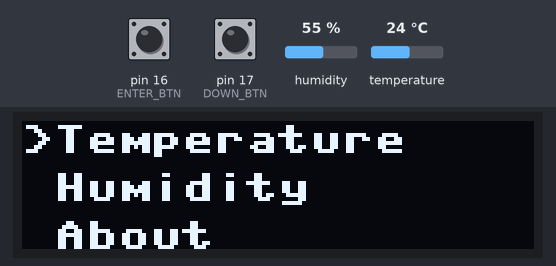
Bench run of a program on a simulated MicroPython board. Parts: 128×32 one-colour display. Inputs (shaded band) come from the test bench; at power-on: pin 17 (DOWN_BTN) LOW, pin 16 (ENTER_BTN) LOW, humidity 55 %, temperature 24 °C. Library files of the repository ran but are not shown: ssd1306.py, aht10.py; what the program prints to the serial console is not drawn.

Above: at 1.2 s.
1.3 s: pin 17 (DOWN_BTN) pulled HIGH for 1 s
At 2.9 s:
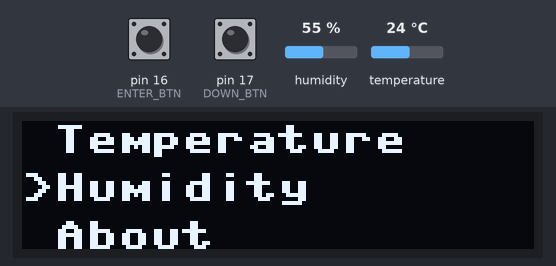
3.8 s: pin 16 (ENTER_BTN) pulled HIGH for 1 s
At 5.2 s:
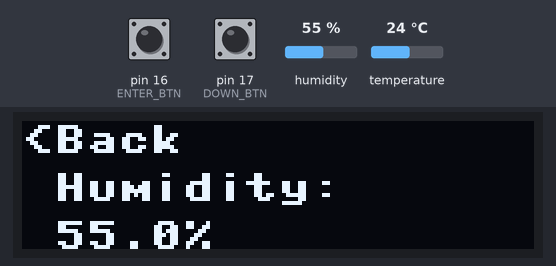
6.3 s: pin 16 (ENTER_BTN) pulled HIGH for 3.2 s
At 6.84 s:
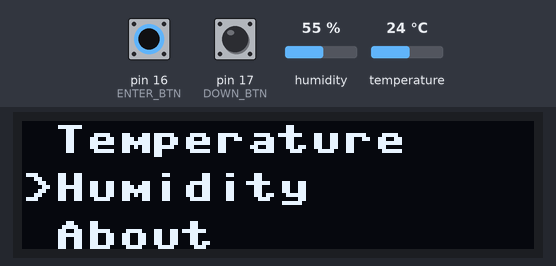
11.0 s: humidity set to 22 %
At 11.7 s:
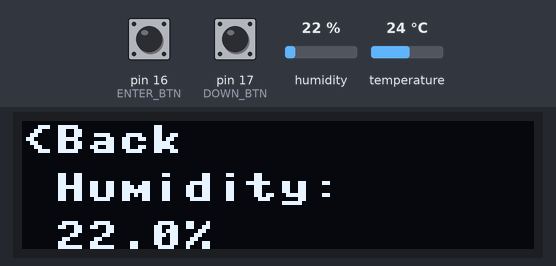
12.7 s: humidity set to 40 %
At 13.7 s:
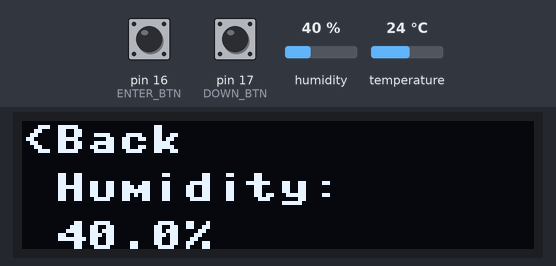
14.5 s: humidity set to 68 %
At 15.8 s:
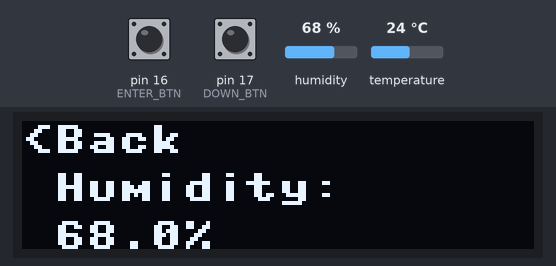
Timing chart, 0 to 17.2 s (numbered marks = the images above; inputs shaded):
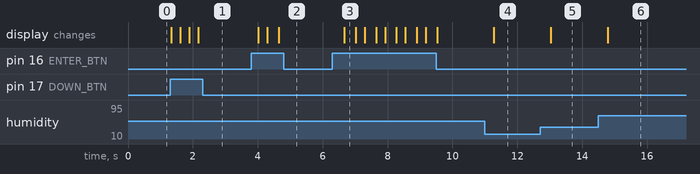

The program:

main.py
```python
from machine import Pin, I2C
from ssd1306 import SSD1306_I2C
from aht10 import AHT10
import sys, time

SDA = Pin(10)
SCL = Pin(11)
AHT_ADDRESS = 0x38
ENTER_BTN = Pin(16, Pin.IN, Pin.PULL_DOWN)
DOWN_BTN = Pin(17, Pin.IN, Pin.PULL_DOWN)

pix_res_x = 128 # horizontal resolution
pix_res_y = 32  # vertical resolution

i2c = I2C(1, scl = SCL, sda = SDA, freq=200000)  # start I2C on I2C1 (GPIO 10/11)
i2c_addr = [hex(i) for i in i2c.scan()] # get I2C address in hex format
if i2c_addr == []:
    print('No I2C Devices Found')
    sys.exit() # exit routine if no dev found
else:
    print("I2C Devices      : {}".format(i2c_addr))
    print("I2C Configuration: {}".format(i2c))

display = SSD1306_I2C(pix_res_x, pix_res_y, i2c)
sensor = AHT10(i2c, 0, AHT_ADDRESS)


display.fill(0)
menu = ["Temperature", "Humidity", "About"]
height = 12
active = 1
saved_active = 1
curr_screen = 0


def draw_menu():
    global curr_screen
    curr_screen = 0
    display.fill(0)
    for i, item in enumerate(menu):
        text = ""

        if i == active - 1:
            text = ">" + item
        else:
            text = " " + item

        if i == 0:
            display.text(text, 0, 1)
        display.text(text, 0, height * i + 1)
    display.show()

draw_menu()

def temp_screen():
    display.fill(0)
    temp = sensor.temperature()
    display.text("<Back", 0, 1)
    display.text(" Temperature:", 0, height + 1)
    display.text(" {}C".format(round(temp, 1)), 0, height * 2 + 1)
    display.show()

def hum_screen():
    display.fill(0)
    hum = sensor.humidity()
    display.text("<Back", 0, 1)
    display.text(" Humidity:", 0, height + 1)
    display.text(" {}%".format(round(hum, 1)), 0, height * 2 + 1)
    display.show()

def about_screen():
    display.fill(0)
    display.text("<Back", 0, 1)
    display.text(" Home air sensor", 0, height + 1)
    display.text(" by xrystalll", 0, height * 2 + 1)
    display.show()

while True:
    if ENTER_BTN.value():
        if active == 1:
            saved_active = active
            active = 0
            curr_screen = 1
        elif active == 2:
            saved_active = active
            active = 0
            curr_screen = 2
        elif active == 3:
            saved_active = active
            active = 0
            curr_screen = 3
            about_screen()
        else:
            active = saved_active
            draw_menu()

    if DOWN_BTN.value():
        if active == 0:
            active = saved_active
        else:
            active += 1
        if active > len(menu):
            active = 1
        draw_menu()

    if curr_screen == 1:
        temp_screen()
    elif curr_screen == 2:
        hum_screen()

    time.sleep(0.25)
```

Measured:
- after the input at 1.3 s, the display: changes at once (image 1)
- after the input at 3.8 s, the display: changes after 0.22 s (image 2)
- after the input at 6.3 s, the display: changes after 0.37 s (image 3)
- after the input at 11.0 s, the display: changes after 0.28 s (image 4)
- after the input at 12.7 s, the display: changes after 0.33 s (image 5)
- after the input at 14.5 s, the display: changes after 0.29 s (image 6)
